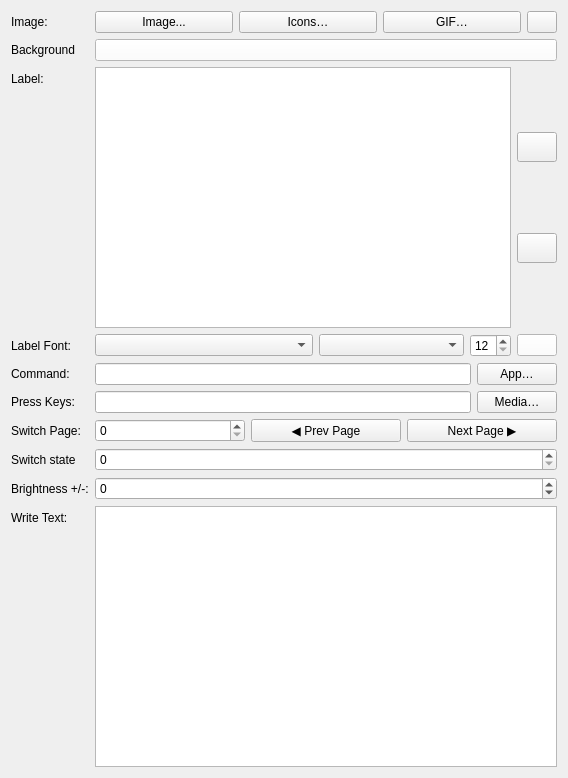
<?xml version="1.0" encoding="UTF-8"?>
<ui version="4.0">
 <class>ButtonForm</class>
 <widget class="QWidget" name="ButtonForm">
  <property name="geometry">
   <rect>
    <x>0</x>
    <y>0</y>
    <width>568</width>
    <height>778</height>
   </rect>
  </property>
  <property name="windowTitle">
   <string>Form</string>
  </property>
  <layout class="QFormLayout" name="formLayout">
   <item row="0" column="0">
    <widget class="QLabel" name="label">
     <property name="text">
      <string>Image:</string>
     </property>
    </widget>
   </item>
   <item row="0" column="1">
    <layout class="QHBoxLayout" name="horizontalLayout_2">
     <property name="spacing">
      <number>6</number>
     </property>
     <item>
      <widget class="QPushButton" name="add_image">
       <property name="text">
        <string>Image...</string>
       </property>
      </widget>
     </item>
     <item>
      <widget class="QPushButton" name="sample_icons">
       <property name="toolTip">
        <string>Choose from the bundled sample icons</string>
       </property>
       <property name="text">
        <string>Icons…</string>
       </property>
      </widget>
     </item>
     <item>
      <widget class="QPushButton" name="upload_gif">
       <property name="toolTip">
        <string>Upload an animated GIF for this key</string>
       </property>
       <property name="text">
        <string>GIF…</string>
       </property>
      </widget>
     </item>
     <item>
      <widget class="QPushButton" name="remove_image">
       <property name="sizePolicy">
        <sizepolicy hsizetype="Minimum" vsizetype="Minimum">
         <horstretch>0</horstretch>
         <verstretch>0</verstretch>
        </sizepolicy>
       </property>
       <property name="maximumSize">
        <size>
         <width>30</width>
         <height>16777215</height>
        </size>
       </property>
       <property name="toolTip">
        <string>Remove the image from the button</string>
       </property>
       <property name="text">
        <string/>
       </property>
       <property name="icon">
        <iconset resource="resources.qrc">
         <normaloff>:/icons/icons/cross.png</normaloff>:/icons/icons/cross.png</iconset>
       </property>
      </widget>
     </item>
    </layout>
   </item>
   <item row="1" column="0">
    <widget class="QLabel" name="label_9">
     <property name="text">
      <string>Background</string>
     </property>
    </widget>
   </item>
   <item row="1" column="1">
    <widget class="QPushButton" name="background_color">
     <property name="sizePolicy">
      <sizepolicy hsizetype="Preferred" vsizetype="Maximum">
       <horstretch>0</horstretch>
       <verstretch>0</verstretch>
      </sizepolicy>
     </property>
     <property name="maximumSize">
      <size>
       <width>16777215</width>
       <height>16777215</height>
      </size>
     </property>
     <property name="palette">
      <palette>
       <active>
        <colorrole role="WindowText">
         <brush brushstyle="SolidPattern">
          <color alpha="255">
           <red>0</red>
           <green>0</green>
           <blue>0</blue>
          </color>
         </brush>
        </colorrole>
        <colorrole role="Button">
         <brush brushstyle="SolidPattern">
          <color alpha="255">
           <red>255</red>
           <green>255</green>
           <blue>255</blue>
          </color>
         </brush>
        </colorrole>
        <colorrole role="Light">
         <brush brushstyle="SolidPattern">
          <color alpha="255">
           <red>255</red>
           <green>255</green>
           <blue>255</blue>
          </color>
         </brush>
        </colorrole>
        <colorrole role="Midlight">
         <brush brushstyle="SolidPattern">
          <color alpha="255">
           <red>255</red>
           <green>255</green>
           <blue>255</blue>
          </color>
         </brush>
        </colorrole>
        <colorrole role="Dark">
         <brush brushstyle="SolidPattern">
          <color alpha="255">
           <red>127</red>
           <green>127</green>
           <blue>127</blue>
          </color>
         </brush>
        </colorrole>
        <colorrole role="Mid">
         <brush brushstyle="SolidPattern">
          <color alpha="255">
           <red>170</red>
           <green>170</green>
           <blue>170</blue>
          </color>
         </brush>
        </colorrole>
        <colorrole role="Text">
         <brush brushstyle="SolidPattern">
          <color alpha="255">
           <red>0</red>
           <green>0</green>
           <blue>0</blue>
          </color>
         </brush>
        </colorrole>
        <colorrole role="BrightText">
         <brush brushstyle="SolidPattern">
          <color alpha="255">
           <red>255</red>
           <green>255</green>
           <blue>255</blue>
          </color>
         </brush>
        </colorrole>
        <colorrole role="ButtonText">
         <brush brushstyle="SolidPattern">
          <color alpha="255">
           <red>0</red>
           <green>0</green>
           <blue>0</blue>
          </color>
         </brush>
        </colorrole>
        <colorrole role="Base">
         <brush brushstyle="SolidPattern">
          <color alpha="255">
           <red>255</red>
           <green>255</green>
           <blue>255</blue>
          </color>
         </brush>
        </colorrole>
        <colorrole role="Window">
         <brush brushstyle="SolidPattern">
          <color alpha="255">
           <red>255</red>
           <green>255</green>
           <blue>255</blue>
          </color>
         </brush>
        </colorrole>
        <colorrole role="Shadow">
         <brush brushstyle="SolidPattern">
          <color alpha="255">
           <red>0</red>
           <green>0</green>
           <blue>0</blue>
          </color>
         </brush>
        </colorrole>
        <colorrole role="AlternateBase">
         <brush brushstyle="SolidPattern">
          <color alpha="255">
           <red>255</red>
           <green>255</green>
           <blue>255</blue>
          </color>
         </brush>
        </colorrole>
        <colorrole role="ToolTipBase">
         <brush brushstyle="SolidPattern">
          <color alpha="255">
           <red>255</red>
           <green>255</green>
           <blue>220</blue>
          </color>
         </brush>
        </colorrole>
        <colorrole role="ToolTipText">
         <brush brushstyle="SolidPattern">
          <color alpha="255">
           <red>0</red>
           <green>0</green>
           <blue>0</blue>
          </color>
         </brush>
        </colorrole>
        <colorrole role="PlaceholderText">
         <brush brushstyle="SolidPattern">
          <color alpha="128">
           <red>0</red>
           <green>0</green>
           <blue>0</blue>
          </color>
         </brush>
        </colorrole>
       </active>
       <inactive>
        <colorrole role="WindowText">
         <brush brushstyle="SolidPattern">
          <color alpha="255">
           <red>0</red>
           <green>0</green>
           <blue>0</blue>
          </color>
         </brush>
        </colorrole>
        <colorrole role="Button">
         <brush brushstyle="SolidPattern">
          <color alpha="255">
           <red>255</red>
           <green>255</green>
           <blue>255</blue>
          </color>
         </brush>
        </colorrole>
        <colorrole role="Light">
         <brush brushstyle="SolidPattern">
          <color alpha="255">
           <red>255</red>
           <green>255</green>
           <blue>255</blue>
          </color>
         </brush>
        </colorrole>
        <colorrole role="Midlight">
         <brush brushstyle="SolidPattern">
          <color alpha="255">
           <red>255</red>
           <green>255</green>
           <blue>255</blue>
          </color>
         </brush>
        </colorrole>
        <colorrole role="Dark">
         <brush brushstyle="SolidPattern">
          <color alpha="255">
           <red>127</red>
           <green>127</green>
           <blue>127</blue>
          </color>
         </brush>
        </colorrole>
        <colorrole role="Mid">
         <brush brushstyle="SolidPattern">
          <color alpha="255">
           <red>170</red>
           <green>170</green>
           <blue>170</blue>
          </color>
         </brush>
        </colorrole>
        <colorrole role="Text">
         <brush brushstyle="SolidPattern">
          <color alpha="255">
           <red>0</red>
           <green>0</green>
           <blue>0</blue>
          </color>
         </brush>
        </colorrole>
        <colorrole role="BrightText">
         <brush brushstyle="SolidPattern">
          <color alpha="255">
           <red>255</red>
           <green>255</green>
           <blue>255</blue>
          </color>
         </brush>
        </colorrole>
        <colorrole role="ButtonText">
         <brush brushstyle="SolidPattern">
          <color alpha="255">
           <red>0</red>
           <green>0</green>
           <blue>0</blue>
          </color>
         </brush>
        </colorrole>
        <colorrole role="Base">
         <brush brushstyle="SolidPattern">
          <color alpha="255">
           <red>255</red>
           <green>255</green>
           <blue>255</blue>
          </color>
         </brush>
        </colorrole>
        <colorrole role="Window">
         <brush brushstyle="SolidPattern">
          <color alpha="255">
           <red>255</red>
           <green>255</green>
           <blue>255</blue>
          </color>
         </brush>
        </colorrole>
        <colorrole role="Shadow">
         <brush brushstyle="SolidPattern">
          <color alpha="255">
           <red>0</red>
           <green>0</green>
           <blue>0</blue>
          </color>
         </brush>
        </colorrole>
        <colorrole role="AlternateBase">
         <brush brushstyle="SolidPattern">
          <color alpha="255">
           <red>255</red>
           <green>255</green>
           <blue>255</blue>
          </color>
         </brush>
        </colorrole>
        <colorrole role="ToolTipBase">
         <brush brushstyle="SolidPattern">
          <color alpha="255">
           <red>255</red>
           <green>255</green>
           <blue>220</blue>
          </color>
         </brush>
        </colorrole>
        <colorrole role="ToolTipText">
         <brush brushstyle="SolidPattern">
          <color alpha="255">
           <red>0</red>
           <green>0</green>
           <blue>0</blue>
          </color>
         </brush>
        </colorrole>
        <colorrole role="PlaceholderText">
         <brush brushstyle="SolidPattern">
          <color alpha="128">
           <red>0</red>
           <green>0</green>
           <blue>0</blue>
          </color>
         </brush>
        </colorrole>
       </inactive>
       <disabled>
        <colorrole role="WindowText">
         <brush brushstyle="SolidPattern">
          <color alpha="255">
           <red>127</red>
           <green>127</green>
           <blue>127</blue>
          </color>
         </brush>
        </colorrole>
        <colorrole role="Button">
         <brush brushstyle="SolidPattern">
          <color alpha="255">
           <red>255</red>
           <green>255</green>
           <blue>255</blue>
          </color>
         </brush>
        </colorrole>
        <colorrole role="Light">
         <brush brushstyle="SolidPattern">
          <color alpha="255">
           <red>255</red>
           <green>255</green>
           <blue>255</blue>
          </color>
         </brush>
        </colorrole>
        <colorrole role="Midlight">
         <brush brushstyle="SolidPattern">
          <color alpha="255">
           <red>255</red>
           <green>255</green>
           <blue>255</blue>
          </color>
         </brush>
        </colorrole>
        <colorrole role="Dark">
         <brush brushstyle="SolidPattern">
          <color alpha="255">
           <red>127</red>
           <green>127</green>
           <blue>127</blue>
          </color>
         </brush>
        </colorrole>
        <colorrole role="Mid">
         <brush brushstyle="SolidPattern">
          <color alpha="255">
           <red>170</red>
           <green>170</green>
           <blue>170</blue>
          </color>
         </brush>
        </colorrole>
        <colorrole role="Text">
         <brush brushstyle="SolidPattern">
          <color alpha="255">
           <red>127</red>
           <green>127</green>
           <blue>127</blue>
          </color>
         </brush>
        </colorrole>
        <colorrole role="BrightText">
         <brush brushstyle="SolidPattern">
          <color alpha="255">
           <red>255</red>
           <green>255</green>
           <blue>255</blue>
          </color>
         </brush>
        </colorrole>
        <colorrole role="ButtonText">
         <brush brushstyle="SolidPattern">
          <color alpha="255">
           <red>127</red>
           <green>127</green>
           <blue>127</blue>
          </color>
         </brush>
        </colorrole>
        <colorrole role="Base">
         <brush brushstyle="SolidPattern">
          <color alpha="255">
           <red>255</red>
           <green>255</green>
           <blue>255</blue>
          </color>
         </brush>
        </colorrole>
        <colorrole role="Window">
         <brush brushstyle="SolidPattern">
          <color alpha="255">
           <red>255</red>
           <green>255</green>
           <blue>255</blue>
          </color>
         </brush>
        </colorrole>
        <colorrole role="Shadow">
         <brush brushstyle="SolidPattern">
          <color alpha="255">
           <red>0</red>
           <green>0</green>
           <blue>0</blue>
          </color>
         </brush>
        </colorrole>
        <colorrole role="AlternateBase">
         <brush brushstyle="SolidPattern">
          <color alpha="255">
           <red>255</red>
           <green>255</green>
           <blue>255</blue>
          </color>
         </brush>
        </colorrole>
        <colorrole role="ToolTipBase">
         <brush brushstyle="SolidPattern">
          <color alpha="255">
           <red>255</red>
           <green>255</green>
           <blue>220</blue>
          </color>
         </brush>
        </colorrole>
        <colorrole role="ToolTipText">
         <brush brushstyle="SolidPattern">
          <color alpha="255">
           <red>0</red>
           <green>0</green>
           <blue>0</blue>
          </color>
         </brush>
        </colorrole>
        <colorrole role="PlaceholderText">
         <brush brushstyle="SolidPattern">
          <color alpha="128">
           <red>0</red>
           <green>0</green>
           <blue>0</blue>
          </color>
         </brush>
        </colorrole>
       </disabled>
      </palette>
     </property>
     <property name="toolTip">
      <string>Text Color</string>
     </property>
     <property name="text">
      <string/>
     </property>
    </widget>
   </item>
   <item row="2" column="0">
    <widget class="QLabel" name="label_2">
     <property name="text">
      <string>Label:</string>
     </property>
    </widget>
   </item>
   <item row="2" column="1">
    <layout class="QHBoxLayout" name="horizontalLayout_3">
     <item>
      <widget class="QTextEdit" name="text"/>
     </item>
     <item>
      <layout class="QVBoxLayout" name="verticalLayout_4">
       <item>
        <widget class="QPushButton" name="text_v_align">
         <property name="minimumSize">
          <size>
           <width>40</width>
           <height>30</height>
          </size>
         </property>
         <property name="maximumSize">
          <size>
           <width>30</width>
           <height>16777215</height>
          </size>
         </property>
         <property name="toolTip">
          <string>Text vertical alignment</string>
         </property>
         <property name="text">
          <string/>
         </property>
         <property name="icon">
          <iconset resource="resources.qrc">
           <normaloff>:/icons/icons/vertical-align.png</normaloff>:/icons/icons/vertical-align.png</iconset>
         </property>
        </widget>
       </item>
       <item>
        <widget class="QPushButton" name="text_h_align">
         <property name="minimumSize">
          <size>
           <width>40</width>
           <height>30</height>
          </size>
         </property>
         <property name="toolTip">
          <string>Text horizontal alignment</string>
         </property>
         <property name="text">
          <string/>
         </property>
         <property name="icon">
          <iconset resource="resources.qrc">
           <normaloff>:/icons/icons/horizontal-align.png</normaloff>:/icons/icons/horizontal-align.png</iconset>
         </property>
        </widget>
       </item>
      </layout>
     </item>
    </layout>
   </item>
   <item row="3" column="0">
    <widget class="QLabel" name="label_4">
     <property name="text">
      <string>Label Font:</string>
     </property>
    </widget>
   </item>
   <item row="3" column="1">
    <layout class="QHBoxLayout" name="horizontalLayout" stretch="3,2,1,1">
     <item>
      <widget class="QComboBox" name="text_font">
       <property name="sizePolicy">
        <sizepolicy hsizetype="Preferred" vsizetype="Fixed">
         <horstretch>0</horstretch>
         <verstretch>0</verstretch>
        </sizepolicy>
       </property>
       <property name="toolTip">
        <string>Text Font style</string>
       </property>
      </widget>
     </item>
     <item>
      <widget class="QComboBox" name="text_font_style">
       <property name="toolTip">
        <string>Text Font</string>
       </property>
      </widget>
     </item>
     <item>
      <widget class="QSpinBox" name="text_font_size">
       <property name="sizePolicy">
        <sizepolicy hsizetype="Fixed" vsizetype="Fixed">
         <horstretch>0</horstretch>
         <verstretch>0</verstretch>
        </sizepolicy>
       </property>
       <property name="toolTip">
        <string>Text Font size</string>
       </property>
       <property name="minimum">
        <number>12</number>
       </property>
       <property name="maximum">
        <number>72</number>
       </property>
      </widget>
     </item>
     <item>
      <widget class="QPushButton" name="text_color">
       <property name="sizePolicy">
        <sizepolicy hsizetype="Maximum" vsizetype="Maximum">
         <horstretch>0</horstretch>
         <verstretch>0</verstretch>
        </sizepolicy>
       </property>
       <property name="maximumSize">
        <size>
         <width>16777215</width>
         <height>16777215</height>
        </size>
       </property>
       <property name="palette">
        <palette>
         <active>
          <colorrole role="WindowText">
           <brush brushstyle="SolidPattern">
            <color alpha="255">
             <red>0</red>
             <green>0</green>
             <blue>0</blue>
            </color>
           </brush>
          </colorrole>
          <colorrole role="Button">
           <brush brushstyle="SolidPattern">
            <color alpha="255">
             <red>255</red>
             <green>255</green>
             <blue>255</blue>
            </color>
           </brush>
          </colorrole>
          <colorrole role="Light">
           <brush brushstyle="SolidPattern">
            <color alpha="255">
             <red>255</red>
             <green>255</green>
             <blue>255</blue>
            </color>
           </brush>
          </colorrole>
          <colorrole role="Midlight">
           <brush brushstyle="SolidPattern">
            <color alpha="255">
             <red>255</red>
             <green>255</green>
             <blue>255</blue>
            </color>
           </brush>
          </colorrole>
          <colorrole role="Dark">
           <brush brushstyle="SolidPattern">
            <color alpha="255">
             <red>127</red>
             <green>127</green>
             <blue>127</blue>
            </color>
           </brush>
          </colorrole>
          <colorrole role="Mid">
           <brush brushstyle="SolidPattern">
            <color alpha="255">
             <red>170</red>
             <green>170</green>
             <blue>170</blue>
            </color>
           </brush>
          </colorrole>
          <colorrole role="Text">
           <brush brushstyle="SolidPattern">
            <color alpha="255">
             <red>0</red>
             <green>0</green>
             <blue>0</blue>
            </color>
           </brush>
          </colorrole>
          <colorrole role="BrightText">
           <brush brushstyle="SolidPattern">
            <color alpha="255">
             <red>255</red>
             <green>255</green>
             <blue>255</blue>
            </color>
           </brush>
          </colorrole>
          <colorrole role="ButtonText">
           <brush brushstyle="SolidPattern">
            <color alpha="255">
             <red>0</red>
             <green>0</green>
             <blue>0</blue>
            </color>
           </brush>
          </colorrole>
          <colorrole role="Base">
           <brush brushstyle="SolidPattern">
            <color alpha="255">
             <red>255</red>
             <green>255</green>
             <blue>255</blue>
            </color>
           </brush>
          </colorrole>
          <colorrole role="Window">
           <brush brushstyle="SolidPattern">
            <color alpha="255">
             <red>255</red>
             <green>255</green>
             <blue>255</blue>
            </color>
           </brush>
          </colorrole>
          <colorrole role="Shadow">
           <brush brushstyle="SolidPattern">
            <color alpha="255">
             <red>0</red>
             <green>0</green>
             <blue>0</blue>
            </color>
           </brush>
          </colorrole>
          <colorrole role="AlternateBase">
           <brush brushstyle="SolidPattern">
            <color alpha="255">
             <red>255</red>
             <green>255</green>
             <blue>255</blue>
            </color>
           </brush>
          </colorrole>
          <colorrole role="ToolTipBase">
           <brush brushstyle="SolidPattern">
            <color alpha="255">
             <red>255</red>
             <green>255</green>
             <blue>220</blue>
            </color>
           </brush>
          </colorrole>
          <colorrole role="ToolTipText">
           <brush brushstyle="SolidPattern">
            <color alpha="255">
             <red>0</red>
             <green>0</green>
             <blue>0</blue>
            </color>
           </brush>
          </colorrole>
          <colorrole role="PlaceholderText">
           <brush brushstyle="SolidPattern">
            <color alpha="128">
             <red>0</red>
             <green>0</green>
             <blue>0</blue>
            </color>
           </brush>
          </colorrole>
         </active>
         <inactive>
          <colorrole role="WindowText">
           <brush brushstyle="SolidPattern">
            <color alpha="255">
             <red>0</red>
             <green>0</green>
             <blue>0</blue>
            </color>
           </brush>
          </colorrole>
          <colorrole role="Button">
           <brush brushstyle="SolidPattern">
            <color alpha="255">
             <red>255</red>
             <green>255</green>
             <blue>255</blue>
            </color>
           </brush>
          </colorrole>
          <colorrole role="Light">
           <brush brushstyle="SolidPattern">
            <color alpha="255">
             <red>255</red>
             <green>255</green>
             <blue>255</blue>
            </color>
           </brush>
          </colorrole>
          <colorrole role="Midlight">
           <brush brushstyle="SolidPattern">
            <color alpha="255">
             <red>255</red>
             <green>255</green>
             <blue>255</blue>
            </color>
           </brush>
          </colorrole>
          <colorrole role="Dark">
           <brush brushstyle="SolidPattern">
            <color alpha="255">
             <red>127</red>
             <green>127</green>
             <blue>127</blue>
            </color>
           </brush>
          </colorrole>
          <colorrole role="Mid">
           <brush brushstyle="SolidPattern">
            <color alpha="255">
             <red>170</red>
             <green>170</green>
             <blue>170</blue>
            </color>
           </brush>
          </colorrole>
          <colorrole role="Text">
           <brush brushstyle="SolidPattern">
            <color alpha="255">
             <red>0</red>
             <green>0</green>
             <blue>0</blue>
            </color>
           </brush>
          </colorrole>
          <colorrole role="BrightText">
           <brush brushstyle="SolidPattern">
            <color alpha="255">
             <red>255</red>
             <green>255</green>
             <blue>255</blue>
            </color>
           </brush>
          </colorrole>
          <colorrole role="ButtonText">
           <brush brushstyle="SolidPattern">
            <color alpha="255">
             <red>0</red>
             <green>0</green>
             <blue>0</blue>
            </color>
           </brush>
          </colorrole>
          <colorrole role="Base">
           <brush brushstyle="SolidPattern">
            <color alpha="255">
             <red>255</red>
             <green>255</green>
             <blue>255</blue>
            </color>
           </brush>
          </colorrole>
          <colorrole role="Window">
           <brush brushstyle="SolidPattern">
            <color alpha="255">
             <red>255</red>
             <green>255</green>
             <blue>255</blue>
            </color>
           </brush>
          </colorrole>
          <colorrole role="Shadow">
           <brush brushstyle="SolidPattern">
            <color alpha="255">
             <red>0</red>
             <green>0</green>
             <blue>0</blue>
            </color>
           </brush>
          </colorrole>
          <colorrole role="AlternateBase">
           <brush brushstyle="SolidPattern">
            <color alpha="255">
             <red>255</red>
             <green>255</green>
             <blue>255</blue>
            </color>
           </brush>
          </colorrole>
          <colorrole role="ToolTipBase">
           <brush brushstyle="SolidPattern">
            <color alpha="255">
             <red>255</red>
             <green>255</green>
             <blue>220</blue>
            </color>
           </brush>
          </colorrole>
          <colorrole role="ToolTipText">
           <brush brushstyle="SolidPattern">
            <color alpha="255">
             <red>0</red>
             <green>0</green>
             <blue>0</blue>
            </color>
           </brush>
          </colorrole>
          <colorrole role="PlaceholderText">
           <brush brushstyle="SolidPattern">
            <color alpha="128">
             <red>0</red>
             <green>0</green>
             <blue>0</blue>
            </color>
           </brush>
          </colorrole>
         </inactive>
         <disabled>
          <colorrole role="WindowText">
           <brush brushstyle="SolidPattern">
            <color alpha="255">
             <red>127</red>
             <green>127</green>
             <blue>127</blue>
            </color>
           </brush>
          </colorrole>
          <colorrole role="Button">
           <brush brushstyle="SolidPattern">
            <color alpha="255">
             <red>255</red>
             <green>255</green>
             <blue>255</blue>
            </color>
           </brush>
          </colorrole>
          <colorrole role="Light">
           <brush brushstyle="SolidPattern">
            <color alpha="255">
             <red>255</red>
             <green>255</green>
             <blue>255</blue>
            </color>
           </brush>
          </colorrole>
          <colorrole role="Midlight">
           <brush brushstyle="SolidPattern">
            <color alpha="255">
             <red>255</red>
             <green>255</green>
             <blue>255</blue>
            </color>
           </brush>
          </colorrole>
          <colorrole role="Dark">
           <brush brushstyle="SolidPattern">
            <color alpha="255">
             <red>127</red>
             <green>127</green>
             <blue>127</blue>
            </color>
           </brush>
          </colorrole>
          <colorrole role="Mid">
           <brush brushstyle="SolidPattern">
            <color alpha="255">
             <red>170</red>
             <green>170</green>
             <blue>170</blue>
            </color>
           </brush>
          </colorrole>
          <colorrole role="Text">
           <brush brushstyle="SolidPattern">
            <color alpha="255">
             <red>127</red>
             <green>127</green>
             <blue>127</blue>
            </color>
           </brush>
          </colorrole>
          <colorrole role="BrightText">
           <brush brushstyle="SolidPattern">
            <color alpha="255">
             <red>255</red>
             <green>255</green>
             <blue>255</blue>
            </color>
           </brush>
          </colorrole>
          <colorrole role="ButtonText">
           <brush brushstyle="SolidPattern">
            <color alpha="255">
             <red>127</red>
             <green>127</green>
             <blue>127</blue>
            </color>
           </brush>
          </colorrole>
          <colorrole role="Base">
           <brush brushstyle="SolidPattern">
            <color alpha="255">
             <red>255</red>
             <green>255</green>
             <blue>255</blue>
            </color>
           </brush>
          </colorrole>
          <colorrole role="Window">
           <brush brushstyle="SolidPattern">
            <color alpha="255">
             <red>255</red>
             <green>255</green>
             <blue>255</blue>
            </color>
           </brush>
          </colorrole>
          <colorrole role="Shadow">
           <brush brushstyle="SolidPattern">
            <color alpha="255">
             <red>0</red>
             <green>0</green>
             <blue>0</blue>
            </color>
           </brush>
          </colorrole>
          <colorrole role="AlternateBase">
           <brush brushstyle="SolidPattern">
            <color alpha="255">
             <red>255</red>
             <green>255</green>
             <blue>255</blue>
            </color>
           </brush>
          </colorrole>
          <colorrole role="ToolTipBase">
           <brush brushstyle="SolidPattern">
            <color alpha="255">
             <red>255</red>
             <green>255</green>
             <blue>220</blue>
            </color>
           </brush>
          </colorrole>
          <colorrole role="ToolTipText">
           <brush brushstyle="SolidPattern">
            <color alpha="255">
             <red>0</red>
             <green>0</green>
             <blue>0</blue>
            </color>
           </brush>
          </colorrole>
          <colorrole role="PlaceholderText">
           <brush brushstyle="SolidPattern">
            <color alpha="128">
             <red>0</red>
             <green>0</green>
             <blue>0</blue>
            </color>
           </brush>
          </colorrole>
         </disabled>
        </palette>
       </property>
       <property name="toolTip">
        <string>Text Color</string>
       </property>
       <property name="text">
        <string/>
       </property>
      </widget>
     </item>
    </layout>
   </item>
   <item row="5" column="0">
    <widget class="QLabel" name="label_3">
     <property name="text">
      <string>Command:</string>
     </property>
    </widget>
   </item>
   <item row="5" column="1">
    <layout class="QHBoxLayout" name="horizontalLayout_command">
     <item>
      <widget class="QLineEdit" name="command"/>
     </item>
     <item>
      <widget class="QPushButton" name="select_application">
       <property name="toolTip">
        <string>Pick an installed application to set the command and icon</string>
       </property>
       <property name="text">
        <string>App…</string>
       </property>
      </widget>
     </item>
    </layout>
   </item>
   <item row="7" column="0">
    <widget class="QLabel" name="label_5">
     <property name="text">
      <string>Press Keys:</string>
     </property>
    </widget>
   </item>
   <item row="7" column="1">
    <layout class="QHBoxLayout" name="horizontalLayout_keys">
     <item>
      <widget class="QLineEdit" name="keys"/>
     </item>
     <item>
      <widget class="QPushButton" name="media_keys">
       <property name="toolTip">
        <string>Insert a media or brightness key</string>
       </property>
       <property name="text">
        <string>Media…</string>
       </property>
      </widget>
     </item>
    </layout>
   </item>
   <item row="8" column="0">
    <widget class="QLabel" name="label_8">
     <property name="text">
      <string>Switch Page:</string>
     </property>
    </widget>
   </item>
   <item row="8" column="1">
    <layout class="QHBoxLayout" name="horizontalLayout_switch_page">
     <item>
      <widget class="QSpinBox" name="switch_page">
       <property name="minimum">
        <number>0</number>
       </property>
       <property name="maximum">
        <number>999999999</number>
       </property>
       <property name="value">
        <number>0</number>
       </property>
      </widget>
     </item>
     <item>
      <widget class="QPushButton" name="set_previous_page">
       <property name="toolTip">
        <string>Turn this key into a 'previous page' key (sets a premade icon)</string>
       </property>
       <property name="text">
        <string>◀ Prev Page</string>
       </property>
      </widget>
     </item>
     <item>
      <widget class="QPushButton" name="set_next_page">
       <property name="toolTip">
        <string>Turn this key into a 'next page' key (sets a premade icon)</string>
       </property>
       <property name="text">
        <string>Next Page ▶</string>
       </property>
      </widget>
     </item>
    </layout>
   </item>
   <item row="9" column="0">
    <widget class="QLabel" name="label_10">
     <property name="text">
      <string>Switch state</string>
     </property>
    </widget>
   </item>
   <item row="9" column="1">
    <widget class="QSpinBox" name="switch_state">
     <property name="maximum">
      <number>999999999</number>
     </property>
    </widget>
   </item>
   <item row="10" column="0">
    <widget class="QLabel" name="label_7">
     <property name="text">
      <string>Brightness +/-:</string>
     </property>
    </widget>
   </item>
   <item row="10" column="1">
    <widget class="QSpinBox" name="change_brightness">
     <property name="minimum">
      <number>-99</number>
     </property>
    </widget>
   </item>
   <item row="11" column="0">
    <widget class="QLabel" name="label_6">
     <property name="text">
      <string>Write Text:</string>
     </property>
    </widget>
   </item>
   <item row="11" column="1">
    <widget class="QPlainTextEdit" name="write"/>
   </item>
  </layout>
 </widget>
 <resources>
  <include location="resources.qrc"/>
 </resources>
 <connections/>
</ui>
